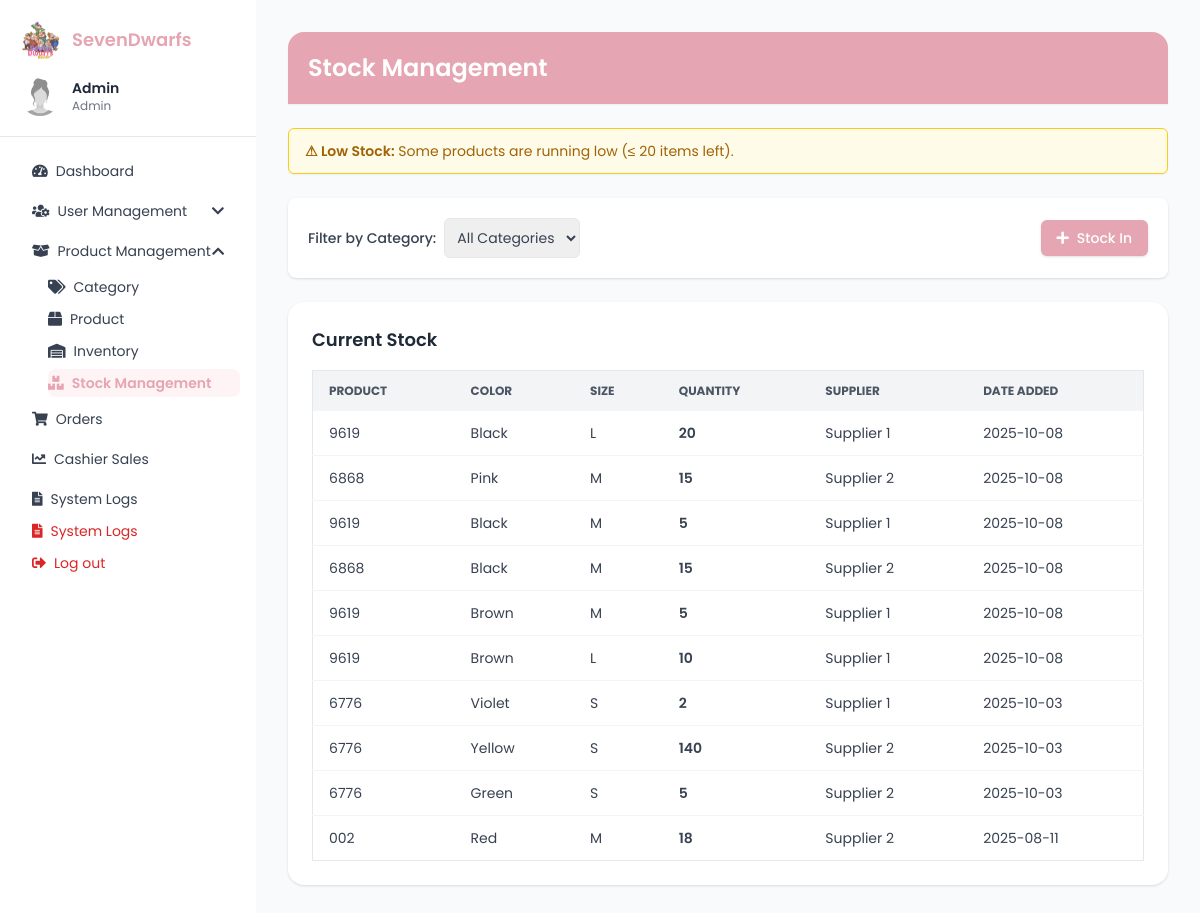
The page /stock_management.php on the database as committed earlier.
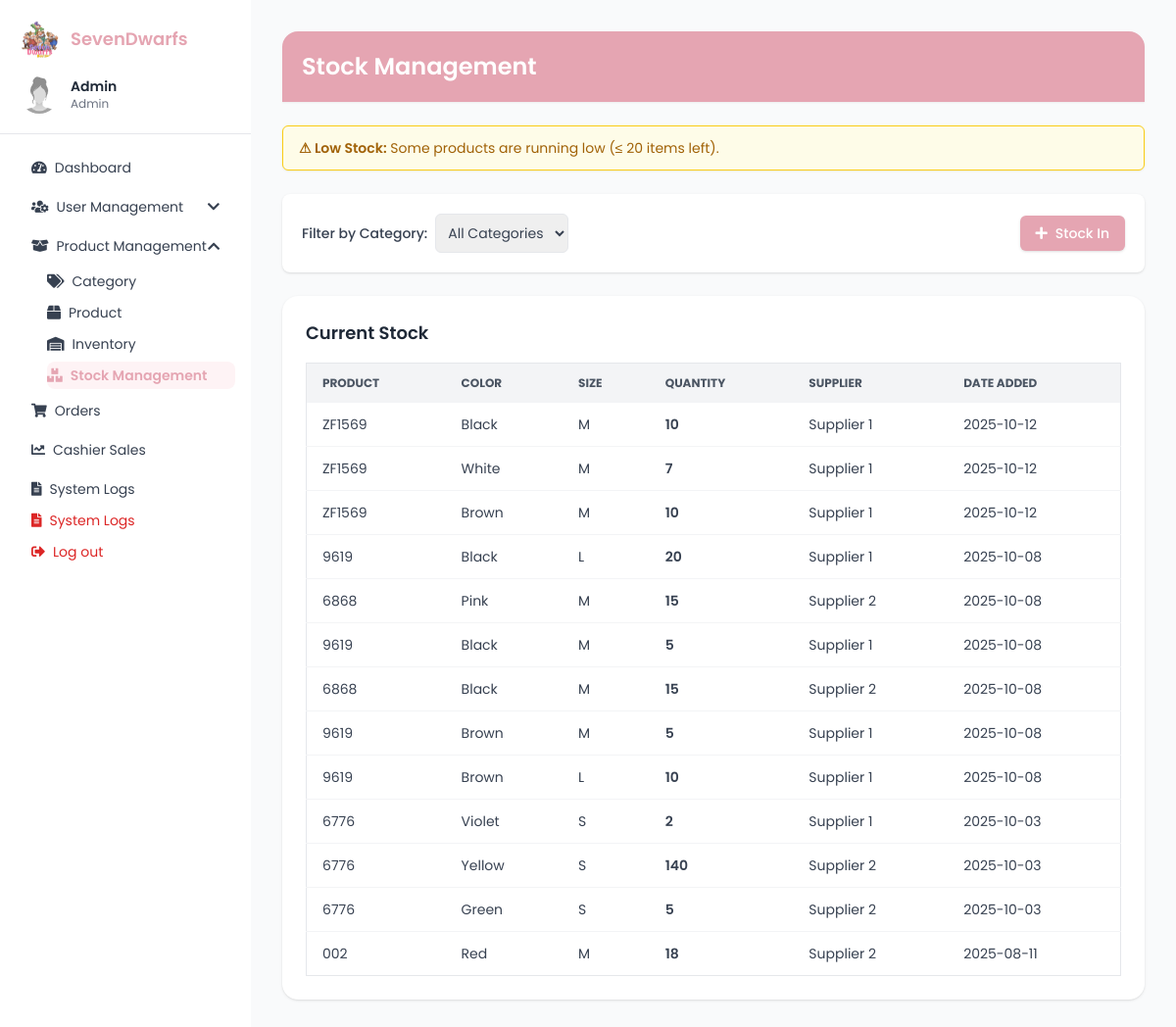
The same page on the database as committed later.
### tables this page shows
CREATE TABLE `products` (
  `product_id` int(11) NOT NULL,
  `product_name` varchar(255) DEFAULT NULL,
  `description` text DEFAULT NULL,
  `price_id` int(11) DEFAULT NULL,
  `stocks` int(11) DEFAULT NULL,
  `category_id` int(11) DEFAULT NULL,
  `image_url` text DEFAULT NULL,
  `created_at` timestamp NOT NULL DEFAULT current_timestamp(),
  `supplier_id` int(11) DEFAULT NULL,
  `supplier_price` decimal(10,2) NOT NULL,
  `revenue` decimal(10,2) GENERATED ALWAYS AS (`price_id` - `supplier_price`) STORED,
  `sizes` varchar(255) DEFAULT NULL,
  `colors` varchar(255) DEFAULT NULL
);

### stock_management.php (the view, shortened to what the changed rows need)
<?php
require 'conn.php';
$updateStockSQL = "
    UPDATE stock s
    LEFT JOIN (
        SELECT
            stock_id,
            SUM(quantity) AS total_in
        FROM stock_in
        GROUP BY stock_id
    ) si ON s.stock_id = si.stock_id
    LEFT JOIN (
        SELECT
            oi.stock_id,
            SUM(oi.qty) AS total_sold
        FROM order_items oi
        INNER JOIN orders o ON oi.order_id = o.order_id
        WHERE o.order_status_id IN (2, 3, 4) -- 2=Completed, 3=Delivered, 4=Paid (adjust as needed)
        GROUP BY oi.stock_id
    ) so ON s.stock_id = so.stock_id
    SET s.current_qty = GREATEST(COALESCE(si.total_in, 0) - COALESCE(so.total_sold, 0), 0)
";
$conn->query($updateStockSQL);
$selected_category = isset($_GET['category_id']) ? intval($_GET['category_id']) : 0;
$stock_query = "
    SELECT
        p.product_id,
        p.product_name,
        c.category_name,
        col.color,
        sz.size,
        COALESCE(s.current_qty, 0) AS current_qty,
        MAX(sup.supplier_name) AS supplier_name,
        MAX(si.date_added) AS date_added
    FROM products p
    INNER JOIN categories c ON p.category_id = c.category_id
    LEFT JOIN stock s ON p.product_id = s.product_id
    LEFT JOIN colors col ON s.color_id = col.color_id
    LEFT JOIN sizes sz ON s.size_id = sz.size_id
    LEFT JOIN stock_in si ON si.stock_id = s.stock_id
    LEFT JOIN suppliers sup ON si.supplier_id = sup.supplier_id
    " . ($selected_category ? "WHERE p.category_id = $selected_category" : "") . "
    GROUP BY p.product_id, p.product_name, c.category_name, col.color, sz.size, s.current_qty
    ORDER BY date_added DESC
";
$result_stock = $conn->query($stock_query);
$stock_rows = [];
if ($result_stock && $result_stock->num_rows > 0) {
    while ($r = $result_stock->fetch_assoc()) {
        $stock_rows[] = $r;
    }
}
?>
<!DOCTYPE html>
<html lang="en">
<head>
  <script src="https://cdn.tailwindcss.com"></script>
  <link href="https://cdnjs.cloudflare.com/ajax/libs/font-awesome/5.15.3/css/all.min.css" rel="stylesheet" />
</head>
<body class="font-poppins text-sm" x-data="{ userMenu:false, productMenu:true, stockInOpen:false }">
<div class="flex min-h-screen">
  <aside class="w-64 bg-white shadow-md min-h-screen">
    <div class="p-5 border-b">
      <div class="flex items-center space-x-3">
        <h2 class="text-lg font-semibold text-[var(--rose)]">SevenDwarfs</h2>
      </div>
    </div>
  </aside>
  <main class="flex-1 p-8 bg-gray-50 space-y-6 overflow-auto">
    <div class="bg-[var(--rose)] text-white p-5 rounded-t-2xl shadow-sm">
      <h1 class="text-2xl font-semibold">Stock Management</h1>
    </div>
    <div class="bg-white p-6 rounded-2xl shadow">
      <h2 class="text-lg font-semibold mb-4 text-gray-800">Current Stock</h2>
      <div class="overflow-x-auto">
        <table class="min-w-full border border-gray-200 rounded-lg text-sm">
          <thead class="bg-gray-100 text-gray-600 uppercase text-xs">
            <tr>
              <th class="px-4 py-3 text-left">Product</th>
              <th class="px-4 py-3 text-left">Color</th>
              <th class="px-4 py-3 text-left">Size</th>
              <th class="px-4 py-3 text-left">Quantity</th>
              <th class="px-4 py-3 text-left">Supplier</th>
              <th class="px-4 py-3 text-left">Date Added</th>
            </tr>
          </thead>
          <tbody class="divide-y divide-gray-100 text-gray-700">
            <?php if (count($stock_rows) > 0): foreach ($stock_rows as $row): ?>
              <tr class="hover:bg-gray-50 transition">
                <td class="px-4 py-3"><?= htmlspecialchars($row['product_name']) ?></td>
                <td class="px-4 py-3"><?= htmlspecialchars($row['color'] ?: '—') ?></td>
                <td class="px-4 py-3"><?= htmlspecialchars($row['size'] ?: '—') ?></td>
                <td class="px-4 py-3 font-semibold"><?= htmlspecialchars($row['current_qty']) ?></td>
                <td class="px-4 py-3"><?= htmlspecialchars($row['supplier_name'] ?? 'N/A') ?></td>
                <td class="px-4 py-3"><?= htmlspecialchars($row['date_added'] ?? 'N/A') ?></td>
              </tr>
            <?php endforeach; else: ?>
              <tr><td colspan="6" class="text-center py-6 text-gray-500">No stock records found.</td></tr>
            <?php endif; ?>
          </tbody>
        </table>
      </div>
    </div>
  </main>
</div>
</body>
</html>

Rows that differ between the two databases and show on the page:
added products: product_name "ZF1569", color "Black", size "M", current_qty "10", supplier_name "Supplier 1", date_added "2025-10-12", color "White", current_qty "7", color "Brown"
